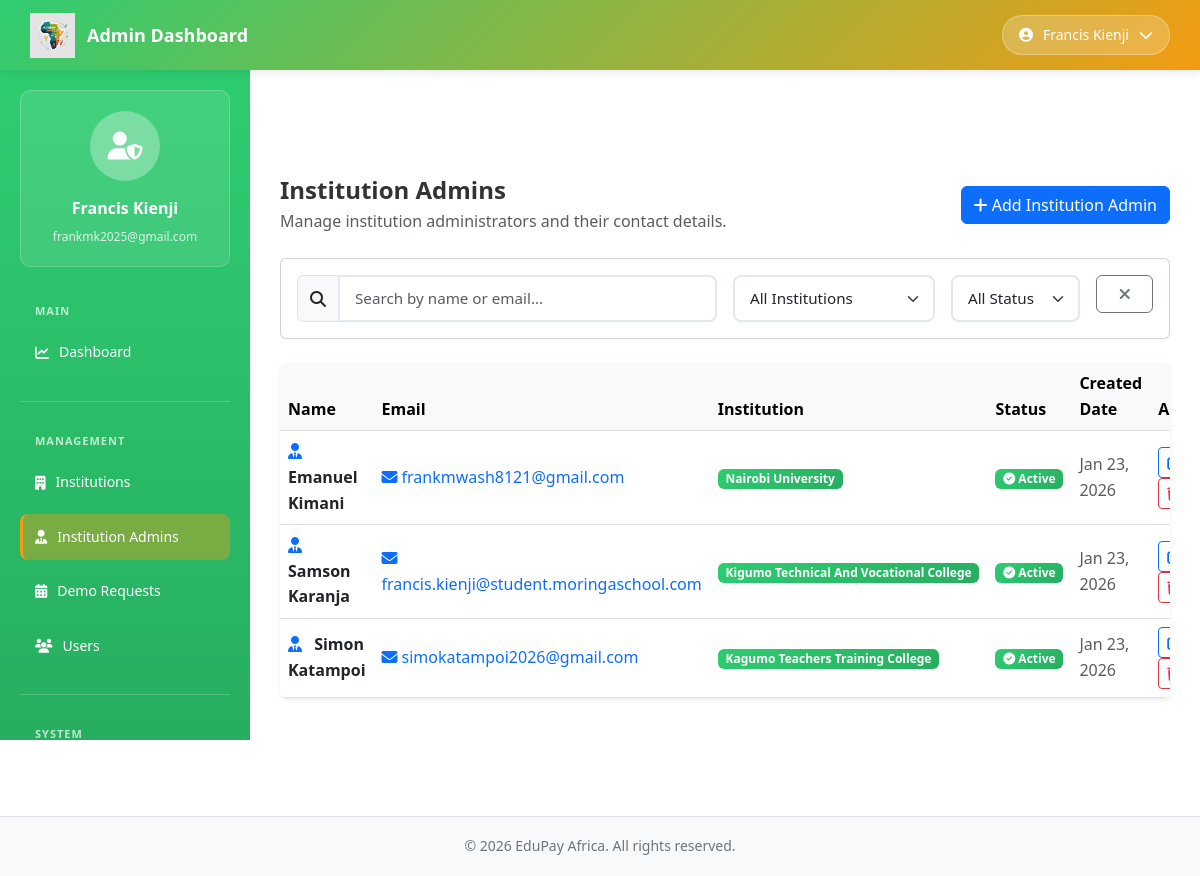
/platform-admin/institution-admins/ (signed in), run on an earlier commit of the app's database.
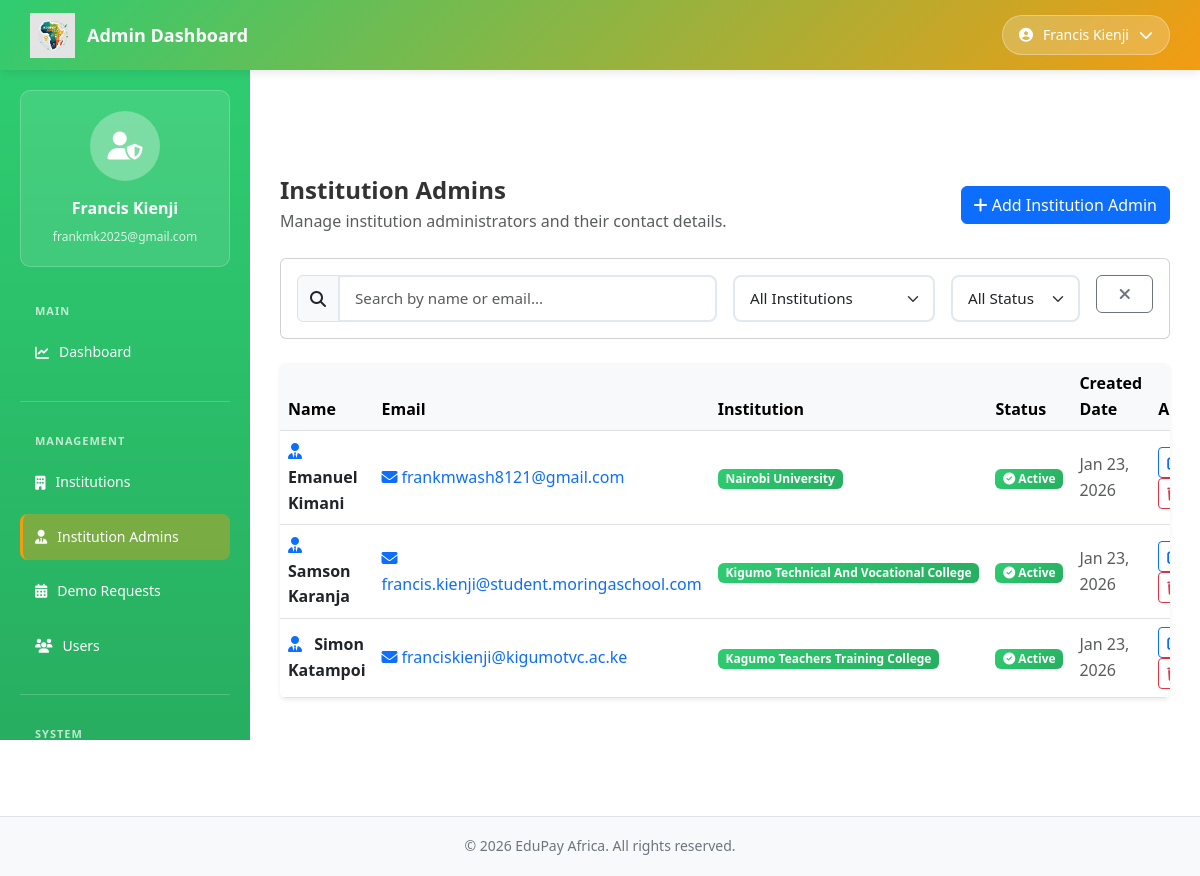
And on a later commit of the database.
### platform_admin/models.py (models this page shows, shortened)
class PlatformUserProfile(models.Model):
	ROLE_CHOICES = [
		("super_admin", "Super Admin"),
		("institution_admin", "Institution Admin"),
		("bursar", "Bursar"),
		("parent", "Parent"),
		("other", "Other"),
	]
	user = models.OneToOneField(User, on_delete=models.CASCADE, related_name="platform_profile")
	role = models.CharField(max_length=50, choices=ROLE_CHOICES, default="other")
	institution = models.ForeignKey(
		"platform_admin.Institution",
		on_delete=models.SET_NULL,
		null=True,
		blank=True,
		related_name="profiles",
	)
	is_active = models.BooleanField(default=True)
	role_conflict = models.BooleanField(default=False)
	notes = models.TextField(blank=True)
	created_at = models.DateTimeField(auto_now_add=True)
	updated_at = models.DateTimeField(auto_now=True)
	class Meta:
		verbose_name = "Platform User Profile"
		verbose_name_plural = "Platform User Profiles"

class Institution(models.Model):
	TYPE_CHOICES = [
		("university", "University"),
		("college", "College"),
		("secondary_school", "Secondary School"),
		("primary_school", "Primary School"),
		("vocational", "Vocational/Technical Institution"),
		("other", "Other"),
	]
	STATUS_CHOICES = [
		("pending", "Pending"),
		("approved", "Approved"),
		("rejected", "Rejected"),
		("active", "Active"),
		("suspended", "Suspended"),
		("deactivated", "Deactivated"),
	]
	name = models.CharField(max_length=255)
	institution_type = models.CharField(max_length=50, choices=TYPE_CHOICES)
	contact_name = models.CharField(max_length=255)
	contact_email = models.EmailField()
	contact_phone = models.CharField(max_length=50, blank=True)
	status = models.CharField(max_length=20, choices=STATUS_CHOICES, default="pending")
	registration_status = models.CharField(max_length=50, default="pending")
	approval_timestamp = models.DateTimeField(null=True, blank=True)
	activation_timestamp = models.DateTimeField(null=True, blank=True)
	suspension_timestamp = models.DateTimeField(null=True, blank=True)
	deactivation_timestamp = models.DateTimeField(null=True, blank=True)
	rejection_timestamp = models.DateTimeField(null=True, blank=True)
	onboarding_notes = models.TextField(blank=True)
	created_at = models.DateTimeField(auto_now_add=True)
	updated_at = models.DateTimeField(auto_now=True)
	class Meta:
		ordering = ["-created_at"]
		verbose_name = "Institution"
		verbose_name_plural = "Institutions"

### platform_admin/views.py (the view, shortened to what this page needs)
# urls.py: path("institution-admins/", views.institution_admins, name="institution_admins"),
@login_required
@super_admin_required
def institution_admins(request):
	institution_admins = PlatformUserProfile.objects.filter(
		role='institution_admin'
	).select_related('user', 'institution').order_by('-created_at')
	institutions = Institution.objects.filter(status__in=["approved", "active"]).order_by("name")
	context = {
		'institution_admins': institution_admins,
		'institutions': institutions,
	}
	return render(request, 'platform_admin/institution_admins.html', context)

### EduPayAfrica/context_processors.py (called while the page is built)
def firebase_config(request):
    return {
        'firebase_config': mark_safe(json.dumps(settings.FIREBASE_CONFIG))
    }

### platform_admin/views.py (called while the page is built)
def _super_admin_check(user):
	return user.is_authenticated and user.is_active and user.is_staff and user.is_superuser

### platform_admin/templates/platform_admin/institution_admins.html (shortened to what the changed rows need)
{% extends "platform_admin/base_admin.html" %}
{% block admin_content %}
    <div class="d-flex justify-content-between align-items-center mb-4">
        <div>
            <h1 class="h4 fw-bold mb-1">Institution Admins</h1>
        </div>
    </div>
    <div class="table-responsive shadow-sm rounded bg-white">
        <table class="table table-hover align-middle mb-0">
            <thead class="table-light">
                <tr>
                    <th>Name</th>
                    <th>Email</th>
                    <th>Institution</th>
                    <th>Status</th>
                    <th>Created Date</th>
                    <th>Actions</th>
                </tr>
            </thead>
            <tbody>
                {% for profile in institution_admins %}
                <tr>
                    <td class="fw-semibold">
                        <i class="fas fa-user-tie text-primary me-2"></i>
                        {{ profile.user.get_full_name|default:profile.user.username }}
                    </td>
                    <td>
                        <a href="mailto:{{ profile.user.email }}" class="text-decoration-none">
                            <i class="fas fa-envelope me-1"></i>{{ profile.user.email }}
                        </a>
                    </td>
                    <td>
                        {% if profile.institution %}
                            <span class="badge bg-success">{{ profile.institution.name }}</span>
                        {% else %}
                            <span class="badge bg-secondary">Unassigned</span>
                        {% endif %}
                    </td>
                    <td>
                        {% if profile.is_active and profile.user.is_active %}
                            <span class="badge bg-success"><i class="fas fa-check-circle"></i> Active</span>
                        {% else %}
                            <span class="badge bg-danger"><i class="fas fa-times-circle"></i> Inactive</span>
                        {% endif %}
                    </td>
                    <td class="text-muted">
                        {{ profile.created_at|date:"M d, Y" }}
                    </td>
                    <td>
                        <button class="btn btn-sm btn-outline-primary"
                                data-bs-toggle="modal"
                                data-bs-target="#editAdminModal{{ profile.id }}"
                                title="Edit">
                            <i class="fas fa-edit"></i>
                        </button>
                        <button class="btn btn-sm btn-outline-danger"
                                data-bs-toggle="modal"
                                data-bs-target="#deleteAdminModal{{ profile.id }}"
                                title="Delete">
                            <i class="fas fa-trash"></i>
                        </button>
                    </td>
                </tr>
                {% endfor %}
            </tbody>
        </table>
    </div>
{% endblock %}

What changed in the data, as far as the page shows it:
changed through a linked row, PlatformUserProfile "Simon Katampoi": user.email "simokatampoi2026@gmail.com" → "franciskienji@kigumotvc.ac.ke"
